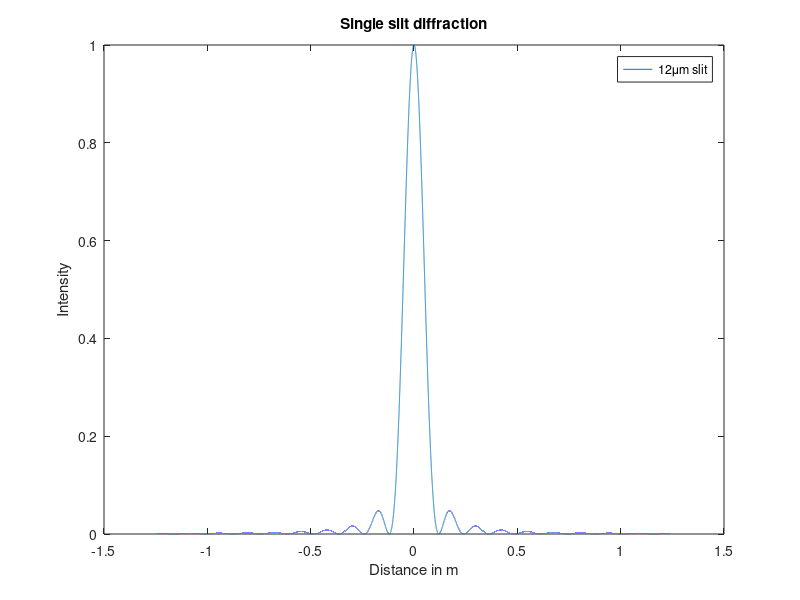

MATLAB code to generate this figure:
close all;
clear;
clc;
thetamax=pi/8;%Angle to the furthest away point from the central maximum 
    a=12*1e-6;%Slit width in m
    l=480*1e-9;%Wavelength of the light ray in m
    s=3;%Distance in m from the slit to the screen
    theta=-thetamax:1e-5:thetamax;%the range of theta angle
    y=s*tan(theta);%y is distance between central max to  dark or bright spot and theta is very small angle, hence sin(theta)=tan(theta)
    alpha=pi*a*sin(theta)/l; %alpha=(phase angle of difference/2)
    x=((sin(alpha)./alpha).^2);%the intensity and the initial intensity at the central maximum (center of the diffraction pattern) is a unity
    plot(y,x);
    legend('12\mum slit');
    title('Single slit diffraction');
    xlabel('Distance in m');
    ylabel('Intensity');
    
    